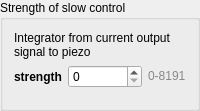
    <widget class="QGroupBox" name="slow_pid_group">
     <property name="sizePolicy">
      <sizepolicy hsizetype="Preferred" vsizetype="Fixed">
       <horstretch>0</horstretch>
       <verstretch>0</verstretch>
      </sizepolicy>
     </property>
     <property name="title">
      <string>Strength of slow control</string>
     </property>
     <layout class="QVBoxLayout" name="verticalLayout_4">
      <item>
       <widget class="QLabel" name="label">
        <property name="sizePolicy">
         <sizepolicy hsizetype="Preferred" vsizetype="Fixed">
          <horstretch>0</horstretch>
          <verstretch>0</verstretch>
         </sizepolicy>
        </property>
        <property name="text">
         <string>Integrator from current output signal to piezo</string>
        </property>
        <property name="wordWrap">
         <bool>true</bool>
        </property>
        <property name="indent">
         <number>0</number>
        </property>
       </widget>
      </item>
      <item>
       <widget class="QWidget" name="widget" native="true">
        <layout class="QHBoxLayout" name="horizontalLayout">
         <property name="leftMargin">
          <number>0</number>
         </property>
         <property name="topMargin">
          <number>0</number>
         </property>
         <property name="rightMargin">
          <number>0</number>
         </property>
         <item>
          <widget class="QLabel" name="label_3">
           <property name="sizePolicy">
            <sizepolicy hsizetype="Fixed" vsizetype="Preferred">
             <horstretch>0</horstretch>
             <verstretch>0</verstretch>
            </sizepolicy>
           </property>
           <property name="font">
            <font>
             <weight>75</weight>
             <bold>true</bold>
            </font>
           </property>
           <property name="text">
            <string>strength</string>
           </property>
          </widget>
         </item>
         <item>
          <widget class="QSpinBox" name="pid_on_slow_strength">
           <property name="minimum">
            <number>0</number>
           </property>
           <property name="maximum">
            <number>8191</number>
           </property>
          </widget>
         </item>
         <item>
          <widget class="QLabel" name="label_14">
           <property name="sizePolicy">
            <sizepolicy hsizetype="Fixed" vsizetype="Preferred">
             <horstretch>0</horstretch>
             <verstretch>0</verstretch>
            </sizepolicy>
           </property>
           <property name="text">
            <string>&lt;html&gt;&lt;head/&gt;&lt;body&gt;&lt;p&gt;&lt;span style=" color:#888a85;"&gt;0-8191&lt;/span&gt;&lt;/p&gt;&lt;/body&gt;&lt;/html&gt;</string>
           </property>
           <property name="textFormat">
            <enum>Qt::RichText</enum>
           </property>
          </widget>
         </item>
        </layout>
       </widget>
      </item>
     </layout>
    </widget>
